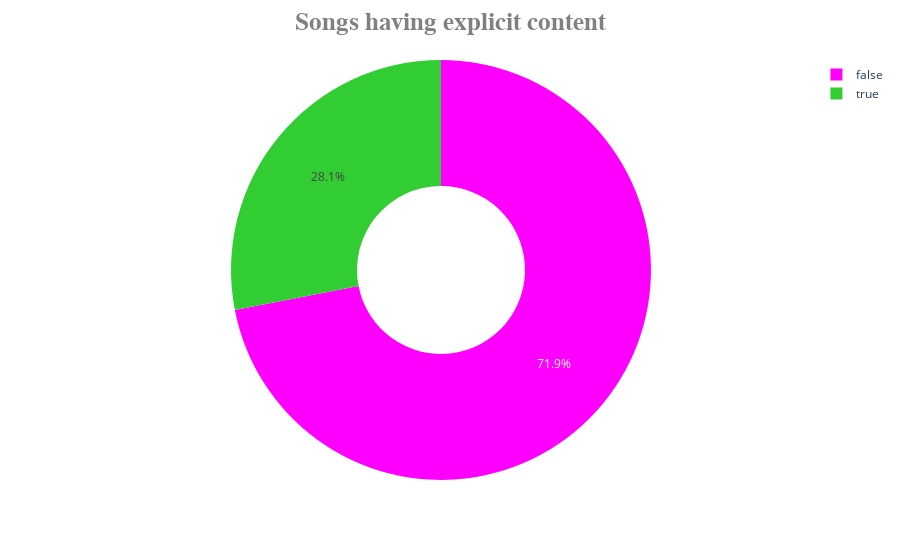

The notebook cell this image was saved under:
### Code cell
fig=px.pie(df.groupby('explicit', as_index=False).count().sort_values(by='song', ascending=False), names='explicit', 
           values='song', labels={'song':'Total songs', 'explicit':'Explicit'}, hole=.4, 
           color_discrete_sequence=['magenta', 'limegreen'])
fig.update_layout(title_x=0.5, title={'text':'<b>Songs having explicit content</b>','font':{'size':25}}, 
                  title_font_family="Arial", title_font_color="grey")
fig.show()

### Figure 1 — Plotly figure (JSON) as saved in the notebook; plotly's stock layout.template omitted (floating-point values rounded to 4 significant figures)
{"data": [{"domain": {"x": [0, 1], "y": [0, 1]}, "hole": 0.4, "hovertemplate": "Explicit=%{label}<br>Total songs=%{value}<extra></extra>", "labels": [false, true], "legendgroup": "", "name": "", "showlegend": true, "type": "pie", "values": [1295, 505]}], "layout": {"legend": {"tracegroupgap": 0}, "margin": {"t": 60}, "piecolorway": ["magenta", "limegreen"], "title": {"font": {"color": "grey", "family": "Arial", "size": 25}, "text": "<b>Songs having explicit content</b>", "x": 0.5}}}
